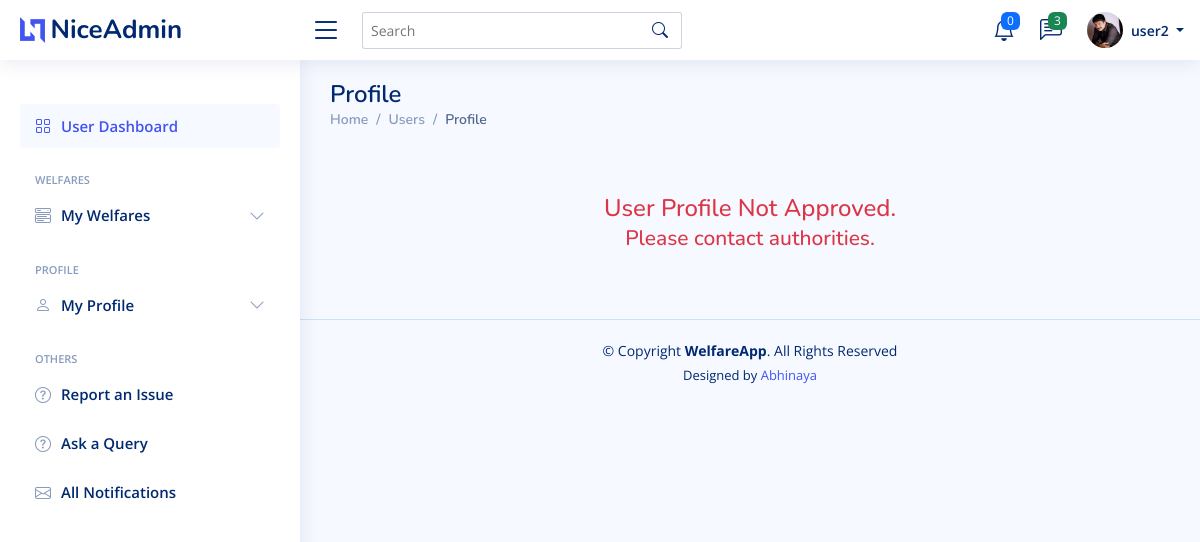
/mypost_all/ (signed in), run on an earlier commit of the app's database.
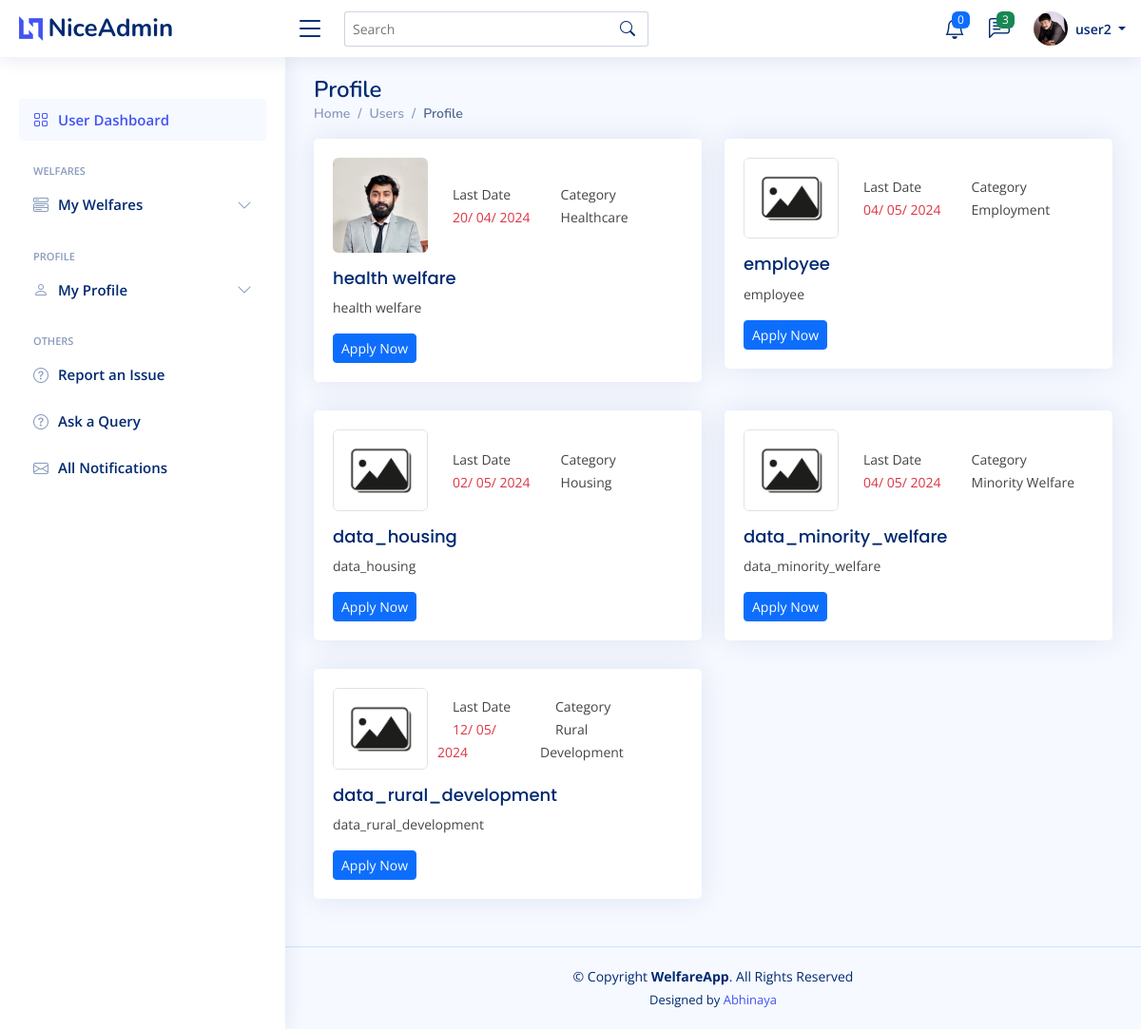
And on a later commit of the database.
### AdminApp/models.py (models this page shows, shortened)
class WelfarePost(models.Model):
   post_title = models.CharField(max_length=120, blank=True, null=True)
   post_description = models.TextField(blank=True, null=True)
   post_img = models.ImageField(upload_to='welfare_images/', blank=True, null=True)
   post_age = models.IntegerField(blank=True, null=True, default=0)
   POST_CATEGORY_CHOICES = [
      ('Education', 'Education'),
      ('Healthcare', 'Healthcare'),
      ('Employment', 'Employment'),
      ('Housing', 'Housing'),
      ('Rural_Development', 'Rural Development'),
      ('Minority_Welfare', 'Minority Welfare'),
   ]
   post_category = models.CharField(max_length=60, choices = POST_CATEGORY_CHOICES, blank=True, null=True, default="")
   GENDER_CHOICES = [
      ('M', 'Male'),
      ('F', 'Female'),
      ('O', 'Other'),
      ('All', 'All'),
   ]
   post_gender = models.CharField(max_length=3, choices = GENDER_CHOICES, blank=True, null=True, default="")
   MARITAL_STATUS_CHOICES = [
      ('S', 'Single'),
      ('M', 'Married'),
      ('Both', 'Both'),
   ]
   post_marital_status = models.CharField(max_length=5, choices = MARITAL_STATUS_CHOICES, blank=True, null=True, default="")
   post_children = models.IntegerField(blank=True, null=True, default=0)
   EMPLOYMENT_STATUS_CHOICES = [
      ('Emp', 'Employed'),
      ('Unemp', 'Unemployed'),
      ('Self-emp', 'Self-employed'),
      ('Stud', 'Student'),
      ('Ret', 'Retired'),
      ('All', 'All'),
   ]
   post_employment_status = models.CharField(max_length=10, choices=EMPLOYMENT_STATUS_CHOICES, blank=True, null=True, default="")
   OCCUPATION_CHOICES = [
        ('Government_Employee', 'Government Employee'),
        ('Accountant', 'Accountant'),
        ('Actor/Actress', 'Actor/Actress'),
        ('Architect', 'Architect'),
        ('Artist', 'Artist'),
        ('Baker', 'Baker'),
        ('Banker', 'Banker'),
        ('Barista', 'Barista'),
        ('Bartender', 'Bartender'),
        ('Biologist', 'Biologist'),
        ('Carpenter', 'Carpenter'),
        ('Chef', 'Chef'),
        ('Cleaner', 'Cleaner'),
        ('Computer_Programmer', 'Computer Programmer'),
        ('Dentist', 'Dentist'),
        ('Doctor', 'Doctor'),
        ('Electrician', 'Electrician'),
        ('Engineer', 'Engineer'),
        ('Farmer', 'Farmer'),
        ('Firefighter', 'Firefighter'),
        ('Fisherman', 'Fisherman'),
        ('Flight_Attendant', 'Flight Attendant'),
        ('Graphic_Designer', 'Graphic Designer'),
        ('Hairdresser', 'Hairdresser'),
        ('Journalist', 'Journalist'),
        ('Lawyer', 'Lawyer'),
        ('Librarian', 'Librarian'),
        ('Mechanic', 'Mechanic'),
        ('Musician', 'Musician'),
        ('Nurse', 'Nurse'),
        ('Pharmacist', 'Pharmacist'),
        ('Photographer', 'Photographer'),
        ('Pilot', 'Pilot'),
        ('Plumber', 'Plumber'),
        ('Police_Officer', 'Police Officer'),
        ('Professor', 'Professor'),
        ('Psychologist', 'Psychologist'),
        ('Real_Estate_Agent', 'Real Estate Agent'),
        ('Receptionist', 'Receptionist'),
        ('Scientist', 'Scientist'),
        ('Software_Developer', 'Software Developer'),
        ('Teacher', 'Teacher'),
        ('Truck_Driver', 'Truck Driver'),
        ('Veterinarian', 'Veterinarian'),
        ('Waiter/Waitress', 'Waiter/Waitress'),
        ('Writer', 'Writer'),
        ('All', 'All'),
    ]
   post_occupation = models.CharField(max_length=100, choices=OCCUPATION_CHOICES, blank=True, null=True, default="")
   post_monthly_income = models.FloatField(blank=True, null=True, default=0)
   EDUCATION_CHOICES = [
        ('Primary', 'Primary School'),
        ('Secondary', 'Secondary School'),
        ('High', 'High School'),
        ('Dip', 'Diploma'),
        ("Bachelors", "Bachelor's Degree"),
        ("Masters", "Master's Degree"),
        ('Doctorate', 'Doctorate'),
        ('All', 'All'),
    ]
   post_highest_education = models.CharField(max_length=15, choices=EDUCATION_CHOICES, blank=True, null=True, default="")
   post_highest_education_mark =  models.FloatField(blank=True, null=True, default=0)
   CASTE_CHOICES = [
        ('SC', 'Scheduled Caste (SC)'),
        ('ST', 'Scheduled Tribe (ST)'),
        ('OBC', 'Other Backward Class (OBC)'),
        ('General', 'General'),
        ('Prefer_not_to_say', 'Prefer not to say'),
        ('All', 'All'),
        ('NA', 'NA'),
    ]
   post_caste = models.CharField(max_length=20, choices=CASTE_CHOICES, blank=True, null=True, default="")
   RELIGION_CHOICES = [
        ('Hin', 'Hinduism'),
        ('Isl', 'Islam'),
        ('Chr', 'Christianity'),
        ('Sik', 'Sikhism'),
        ('Bud', 'Buddhism'),
        ('Jai', 'Jainism'),
        ('All', 'All'),
    ]
   post_religion = models.CharField(max_length=15, choices=RELIGION_CHOICES, blank=True, null=True, default="")
   DISABILITY_CHOICES = [
        ('Yes', 'Yes'),
        ('No', 'No'),
        ('All', 'All'),
    ]
   post_has_disabilities = models.CharField(max_length=3, choices=DISABILITY_CHOICES, blank=True, null=True, default="")
   post_active = models.BooleanField(default=True)
   post_verified = models.BooleanField(default=False)
   post_read = models.BooleanField(default=False)
   post_create_date = models.DateTimeField(auto_now_add=True)
   post_start_date = models.DateField(blank=True, null=True, default=None)
   post_end_date = models.DateField(blank=True, null=True, default=None)

### UserApp/views.py (the view)
# urls.py: path('mypost_all/', views.MyPostAllView, name='mypost_all'),
@login_required(login_url='login')
def MyPostAllView(request):
    current_date = timezone.now().date()
    try:
        user_monthly_income = float(request.user.monthly_income)
    except ValueError:
        user_monthly_income = 0.0
    education_levels = {
         'NA' : 0,
        'All': 1,
        'Primary': 2,
        'Secondary': 3,
        'High': 4,
        'Dip': 5,
        'Bachelors': 6,
        'Masters': 7,
        'Doctorate': 8,
    }
    user_education_level = education_levels.get(request.user.highest_education, 0)
    eligible_education_levels = [level for level, value in education_levels.items() if value <= user_education_level]
    welfare_posts = WelfarePost.objects.filter(
        post_active=True,
        post_age__lte=request.user.age or 0,
        post_gender__in=[request.user.gender, 'All'],
        post_marital_status__in=[request.user.marital_status, 'Both'],
        post_children__lte=request.user.children_no or 0,
        post_employment_status__in=[request.user.employment_status, 'All'],
        post_occupation__in=[request.user.occupation, 'All'],
        post_monthly_income__lte=user_monthly_income or 0.0,
        post_highest_education__in=eligible_education_levels + ['All'],
        post_caste__in=[request.user.caste, 'All'],
        post_religion__in=[request.user.religion, 'All'],
        post_has_disabilities__in=[request.user.has_disabilities, 'All'],
        post_end_date__gte=current_date,
    )
    context = {
       'post':welfare_posts,
    }
    html = 'UserApp/MyPost-All.html'
    return render(request, html, context)

### UserApp/Templates/UserApp/MyPost-All.html (shortened to what this page needs)
{% extends 'Base.html' %}
{% load static %}
{% block main-content %}
{% if user.profile_updated_flag %}
<main id="main" class="main">
   <div class="pagetitle">
      <h1>Profile</h1>
      <nav>
         <ol class="breadcrumb">
            <li class="breadcrumb-item"><a href="index.html">Home</a></li>
            <li class="breadcrumb-item">Users</li>
            <li class="breadcrumb-item active">Profile</li>
         </ol>
      </nav>
   </div>
   <section class="section dashboard">
      <div class="row">
         <div class="col-md-12">
            <div class="row">
               {% if user.verified_flag %}
                  {% for item in post %}
                  <div class="col-md-6">
                     <div class="card">
                        <div class="card-body" style="padding: 20px;">
                           <div class="d-flex align-items-center">
                              <div>
                                 {% if item.post_img %}
                                 <img class="rounded" style="width: 100px; height: auto;margin-right: 10px;" src="{{ item.post_img.url }}"
                                    alt="">
                                 {% else %}
                                 <img class="rounded border border-1" style="width: 100px; height: auto;margin-right: 10px;"
                                    src="{% static '\assets\img\empty-post.jpg' %}" alt="">
                                 {% endif %}
                              </div>
                              <div class="">
                                 <small class="px-3">Last Date</small> <br>
                                 <small class="text-danger px-3">{{ item.post_end_date | date:"d/ m/ Y" }}</small>
                              </div>
                              <div class="">
                                 <small class="px-3">Category</small> <br>
                                 <small class="px-3">
                                    {% if item.post_category == 'Healthcare' %}Healthcare{% endif %}
                                    {% if item.post_category == 'Employment' %}Employment{% endif %}
                                    {% if item.post_category == 'Housing' %}Housing{% endif %}
                                    {% if item.post_category == 'Rural_Development' %}Rural Development{% endif %}
                                    {% if item.post_category == 'Minority_Welfare' %}Minority Welfare{% endif %}
                                 </small>
                              </div>
                           </div>
                           <div>
                              <h5 class="card-title pt-3 p-0">{{ item.post_title }}</h5>
                              <p><small>{{ item.post_description | truncatewords_html:17 }}</small></p>
                              <a href="{% url 'mypost_apply' item.id %}" class="btn btn-primary btn-sm">Apply Now</a>
                           </div>
                        </div>
                     </div>
                  </div>
                  {% endfor %}
               {% else %}
               <h4 class="my-5 text-center text-danger">
                  User Profile Not Approved. <br>
                  <small>Please contact authorities.</small>
               </h4>
               {% endif %}
            </div>
         </div>
      </div>
   </section>
</main>
{% endif %}
{% endblock main-content %}

What changed in the data, as far as the page shows it:
changed CustomUser "user2": verified_flag False → True (drawn)
now on this page (row unchanged): WelfarePost: post_img (picture), post_end_date "20/ 04/ 2024", post_category "Healthcare", post_title "health welfare", post_description "health welfare"
now on this page (row unchanged): WelfarePost: post_end_date "04/ 05/ 2024", post_category "Employment", post_title "employee", post_description "employee"
added WelfarePost: post_end_date "02/ 05/ 2024", post_category "Housing", post_title "data_housing", post_description "data_housing"
added WelfarePost: post_end_date "04/ 05/ 2024", post_category "Minority Welfare", post_title "data_minority_welfare", post_description "data_minority_welfare"
added WelfarePost: post_end_date "12/ 05/ 2024", shows "Rural Development", post_title "data_rural_development", post_description "data_rural_development"
Also different on the page:
text no longer shown: "User Profile Not Approved. Please contact authorities."
